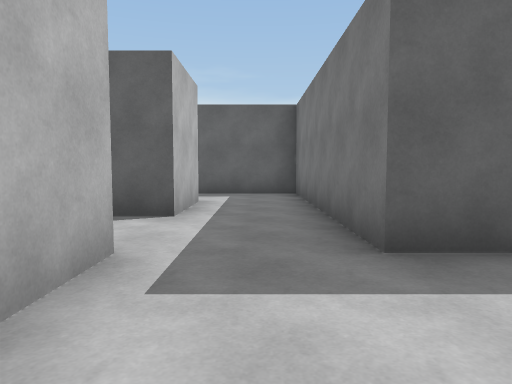
view 1 (above)

12 first-person views from a walk through a 3-D level made in the Unity game engine. The camera is 1.2 m above the floor, tilts 4° down and sees 70° across. The floor is counted in squares, 2 m on a side. Each view is taken from the middle of a square. On the plan, view 1 faces up. The plan holds only what a view shows up to about 10 squares ahead; the rest is blank.

view 2
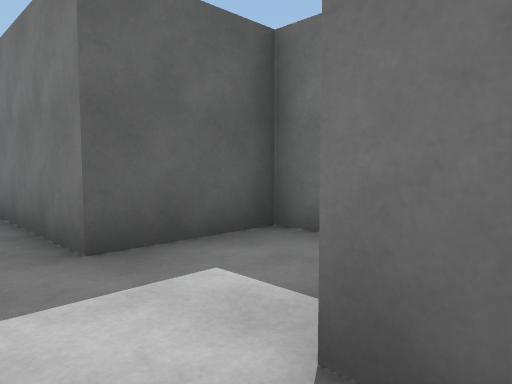

view 3
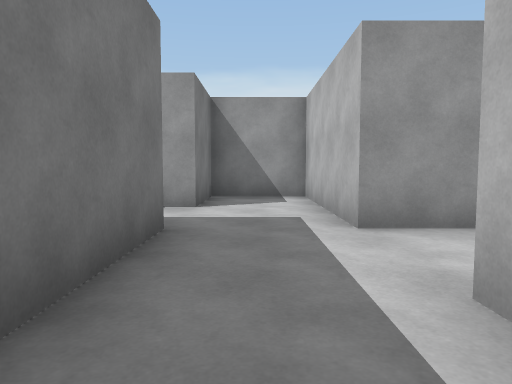

view 4
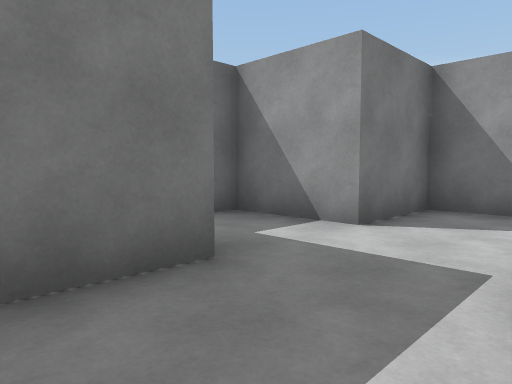

view 5
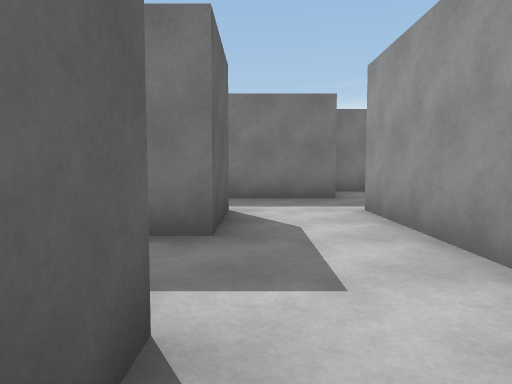

view 6
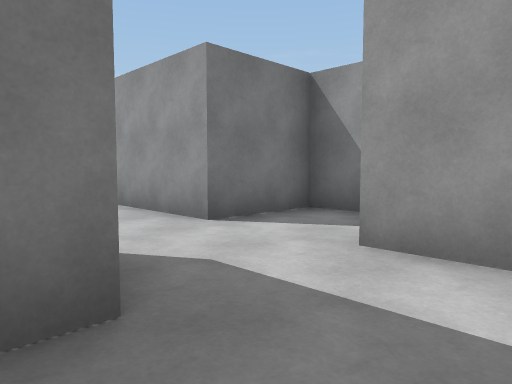

view 7
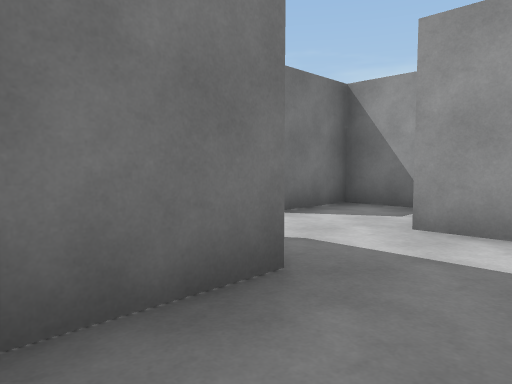

view 8
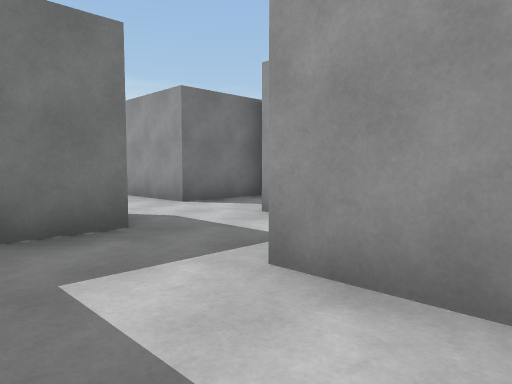

view 9
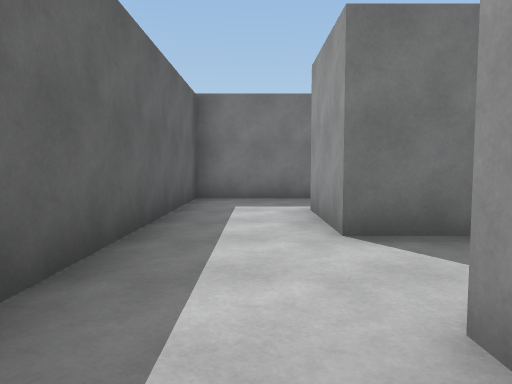

view 10
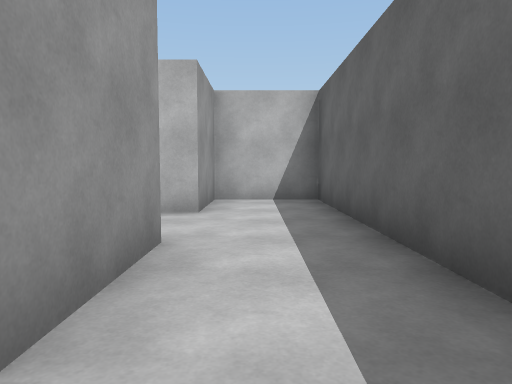

view 11
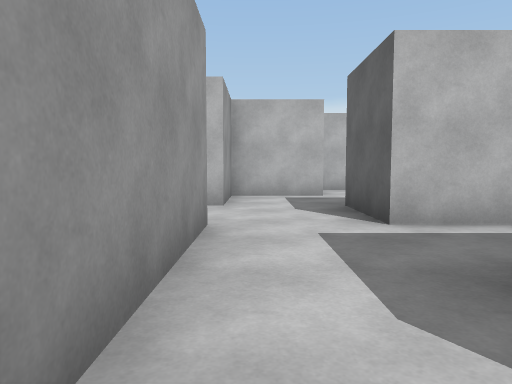

view 12
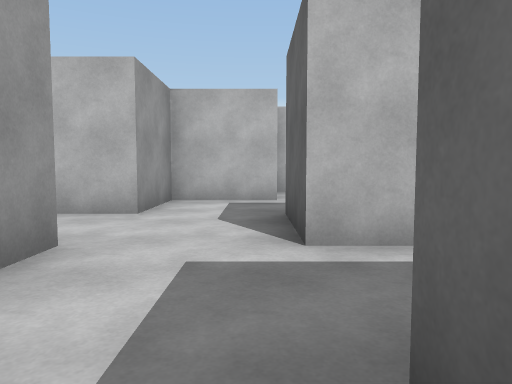

### Floor plan
Ten units are one square. View 1 is at (0, 0); x grows to the right and y downward. Boxes are objects, and circles mark ways between rooms. Rooms are numbered by the first view taken in them; rooms with no view inside come last. Other rooms are left out.
<svg viewBox="-109 -86 142 104">
<path fill="none" stroke="#000" d="M-10 -25 -10 13 9 13 9 -6 28 -6 28 -25 9 -25 9 -44M-10 -63 -10 -44M9 -44 9 -81 -6 -81M-47 -63 -47 -44 -66 -44 -66 -59M-59 -6 -47 -6 -47 -25 -10 -25M-98 -44 -85 -44 -85 -25 -66 -25 -66 -14M-104 -54 -104 -44M-10 -44 -29 -44 -29 -63M-29 -63 -10 -63M-6 -81 -66 -81 -66 -63 -47 -63"/>
<circle cx="0" cy="-55" r="3" fill="#2a7"/>
<circle cx="-15" cy="-35" r="3" fill="#2a7"/>
<circle cx="-15" cy="-70" r="3" fill="#2a7"/>
<circle cx="-35" cy="-55" r="3" fill="#2a7"/>
<text x="10" y="-20">1</text>
<text x="0" y="-60">2</text>
<text x="-60" y="-40">3</text>
<text x="-40" y="-70">4</text>
</svg>
Room 1 opens to room 2. Room 1 opens to room 3. Room 2 opens to room 4. Room 3 opens to room 4.

Where each view was taken, in squares from view 1:
view 1: 0 up, 0 right, facing up
view 2: 0 up, 0 right, facing up-right
view 3: 6 up, 0 right, facing down
view 4: 4 up, 1 left, facing down-right
view 5: 4 up, 6 left, facing right
view 6: 5 up, 8 left, facing down-right
view 7: 6 up, 8 left, facing down-right
view 8: 6 up, 10 left, facing down-right
view 9: 7 up, 6 left, facing right
view 10: 7 up, 0 right, facing left
view 11: 3 up, 1 left, facing left
view 12: 4 up, 2 left, facing left
